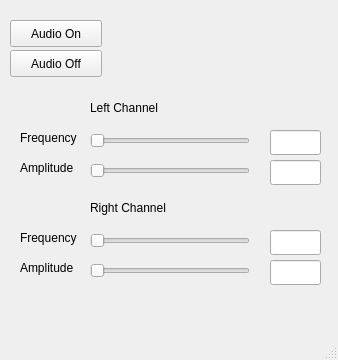
<?xml version="1.0" encoding="UTF-8"?>
<ui version="4.0">
 <class>MainWindow</class>
 <widget class="QMainWindow" name="MainWindow">
  <property name="geometry">
   <rect>
    <x>0</x>
    <y>0</y>
    <width>338</width>
    <height>360</height>
   </rect>
  </property>
  <property name="maximumSize">
   <size>
    <width>500</width>
    <height>500</height>
   </size>
  </property>
  <property name="windowTitle">
   <string>MainWindow</string>
  </property>
  <widget class="QWidget" name="centralwidget">
   <widget class="QPushButton" name="btn_audio_on">
    <property name="geometry">
     <rect>
      <x>10</x>
      <y>20</y>
      <width>92</width>
      <height>27</height>
     </rect>
    </property>
    <property name="text">
     <string>Audio On</string>
    </property>
   </widget>
   <widget class="QPushButton" name="btn_audio_off">
    <property name="geometry">
     <rect>
      <x>10</x>
      <y>50</y>
      <width>92</width>
      <height>27</height>
     </rect>
    </property>
    <property name="text">
     <string>Audio Off</string>
    </property>
   </widget>
   <widget class="QSlider" name="sldr_r_freq">
    <property name="geometry">
     <rect>
      <x>90</x>
      <y>230</y>
      <width>160</width>
      <height>21</height>
     </rect>
    </property>
    <property name="maximum">
     <number>1000</number>
    </property>
    <property name="orientation">
     <enum>Qt::Horizontal</enum>
    </property>
   </widget>
   <widget class="QSlider" name="sldr_r_amp">
    <property name="geometry">
     <rect>
      <x>90</x>
      <y>260</y>
      <width>160</width>
      <height>21</height>
     </rect>
    </property>
    <property name="orientation">
     <enum>Qt::Horizontal</enum>
    </property>
   </widget>
   <widget class="QLabel" name="label">
    <property name="geometry">
     <rect>
      <x>20</x>
      <y>230</y>
      <width>71</width>
      <height>16</height>
     </rect>
    </property>
    <property name="text">
     <string>Frequency</string>
    </property>
   </widget>
   <widget class="QLabel" name="label_2">
    <property name="geometry">
     <rect>
      <x>20</x>
      <y>260</y>
      <width>71</width>
      <height>16</height>
     </rect>
    </property>
    <property name="text">
     <string>Amplitude</string>
    </property>
   </widget>
   <widget class="QLabel" name="label_3">
    <property name="geometry">
     <rect>
      <x>20</x>
      <y>130</y>
      <width>71</width>
      <height>16</height>
     </rect>
    </property>
    <property name="text">
     <string>Frequency</string>
    </property>
   </widget>
   <widget class="QLabel" name="label_4">
    <property name="geometry">
     <rect>
      <x>20</x>
      <y>160</y>
      <width>71</width>
      <height>16</height>
     </rect>
    </property>
    <property name="text">
     <string>Amplitude</string>
    </property>
   </widget>
   <widget class="QSlider" name="sldr_l_freq">
    <property name="geometry">
     <rect>
      <x>90</x>
      <y>130</y>
      <width>160</width>
      <height>21</height>
     </rect>
    </property>
    <property name="maximum">
     <number>1000</number>
    </property>
    <property name="orientation">
     <enum>Qt::Horizontal</enum>
    </property>
   </widget>
   <widget class="QSlider" name="sldr_l_amp">
    <property name="geometry">
     <rect>
      <x>90</x>
      <y>160</y>
      <width>160</width>
      <height>21</height>
     </rect>
    </property>
    <property name="maximum">
     <number>99</number>
    </property>
    <property name="orientation">
     <enum>Qt::Horizontal</enum>
    </property>
   </widget>
   <widget class="QLabel" name="label_5">
    <property name="geometry">
     <rect>
      <x>90</x>
      <y>100</y>
      <width>81</width>
      <height>16</height>
     </rect>
    </property>
    <property name="text">
     <string>Left Channel</string>
    </property>
   </widget>
   <widget class="QLabel" name="label_6">
    <property name="geometry">
     <rect>
      <x>90</x>
      <y>200</y>
      <width>101</width>
      <height>16</height>
     </rect>
    </property>
    <property name="text">
     <string>Right Channel</string>
    </property>
   </widget>
   <widget class="QLineEdit" name="le_l_freq">
    <property name="geometry">
     <rect>
      <x>270</x>
      <y>130</y>
      <width>51</width>
      <height>25</height>
     </rect>
    </property>
   </widget>
   <widget class="QLineEdit" name="le_l_amp">
    <property name="geometry">
     <rect>
      <x>270</x>
      <y>160</y>
      <width>51</width>
      <height>25</height>
     </rect>
    </property>
    <property name="readOnly">
     <bool>true</bool>
    </property>
   </widget>
   <widget class="QLineEdit" name="le_r_freq">
    <property name="geometry">
     <rect>
      <x>270</x>
      <y>230</y>
      <width>51</width>
      <height>25</height>
     </rect>
    </property>
    <property name="readOnly">
     <bool>true</bool>
    </property>
   </widget>
   <widget class="QLineEdit" name="le_r_amp">
    <property name="geometry">
     <rect>
      <x>270</x>
      <y>260</y>
      <width>51</width>
      <height>25</height>
     </rect>
    </property>
    <property name="readOnly">
     <bool>true</bool>
    </property>
   </widget>
  </widget>
  <widget class="QMenuBar" name="menubar">
   <property name="geometry">
    <rect>
     <x>0</x>
     <y>0</y>
     <width>338</width>
     <height>23</height>
    </rect>
   </property>
  </widget>
  <widget class="QStatusBar" name="statusbar"/>
 </widget>
 <resources/>
 <connections/>
</ui>
